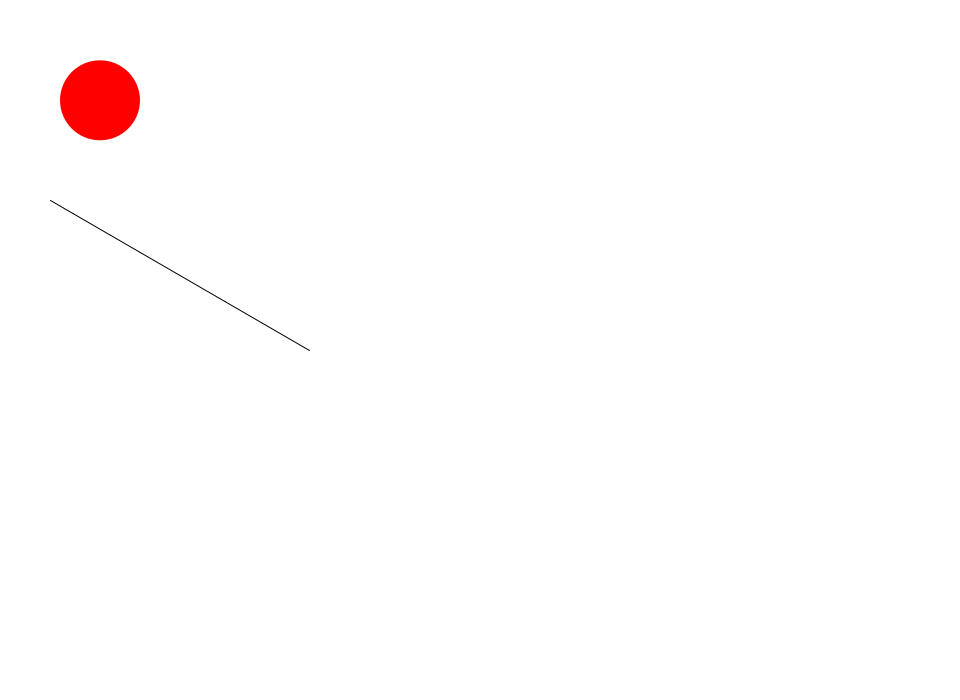
Frame 1 (no input)
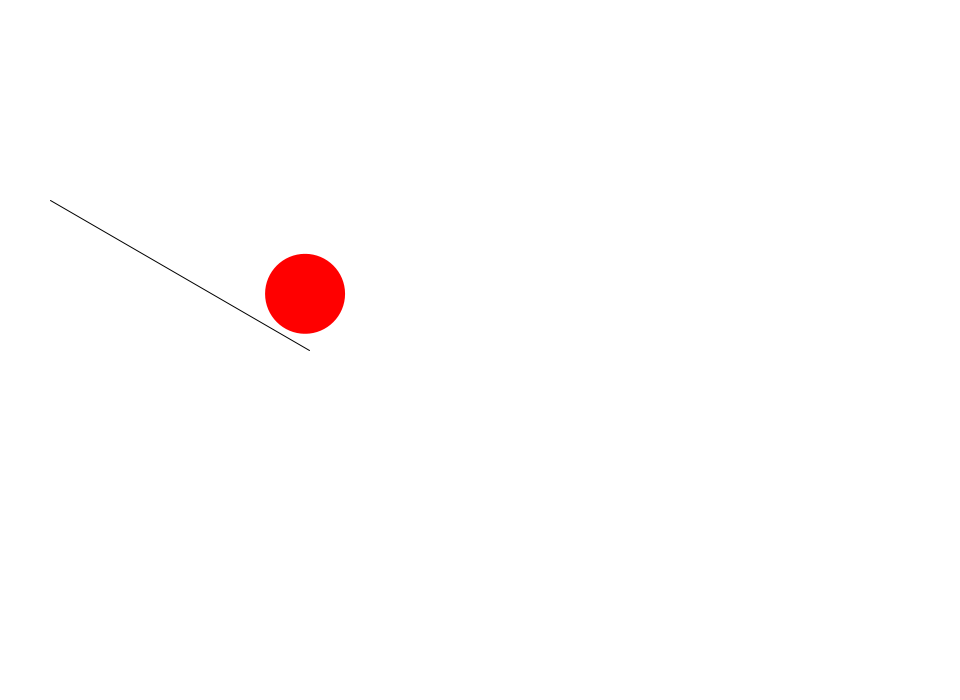
Frame 60 (the mouse pressed at the canvas centre just before this capture)
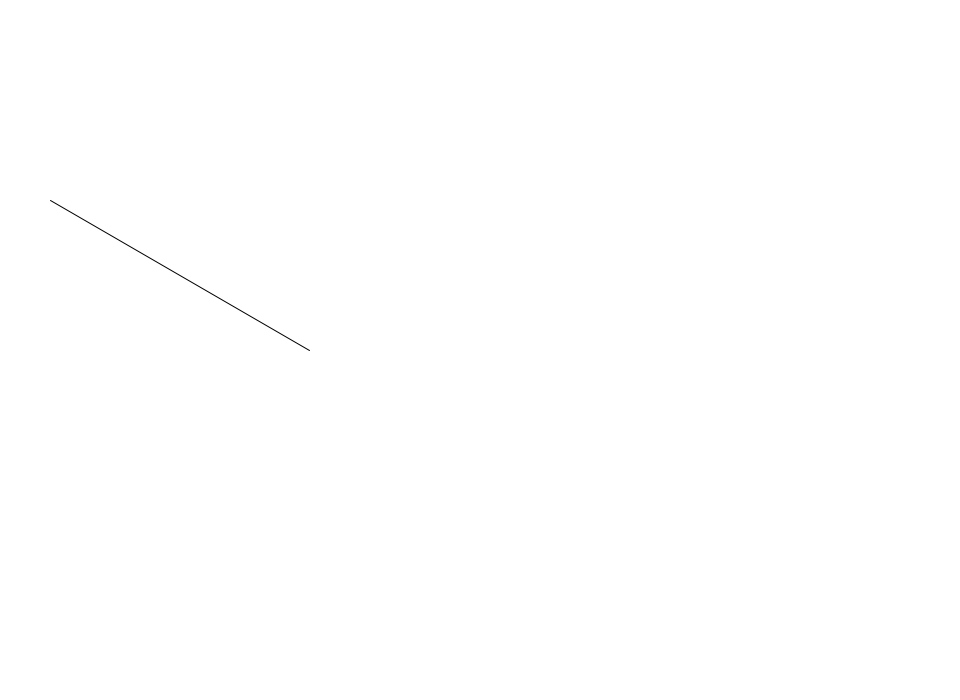
Frame 120 (the mouse held since frame 60 and released just before this capture)

The Processing sketch that drew these frames (run headless with seeded random() and noise(); from frame 60 on, the mouse is pressed at the canvas centre):

// Processing sketch: AngleBounce
// ── AngleBounce.pde
Ball ball;
Line lineObj;
float gravity = 0.3;
float bounce = -0.6;

void setup() {
  size(960, 700);
  frameRate(30);
  initialize();
}

void initialize() {
  smooth();
  noStroke();
  ball = new Ball(40);
  ball.x = 100;
  ball.y = 100;
  ball.setFillColor(color(255, 0, 0));
  
  lineObj = new Line();
  lineObj.setStrokeColor(color(0, 0, 0));
  lineObj.lineTo(300, 0);
  lineObj.x = 50;
  lineObj.y = 200;
  lineObj.rotation = 30;
}

void draw() {
  background(255);

  ball.vy += gravity;
  ball.x += ball.vx;
  ball.y += ball.vy;
  
  float angle = lineObj.rotation * PI / 180;
  float cosine = cos(angle);
  float sine = sin(angle);
  float x1 = ball.x - lineObj.x;
  float y1 = ball.y - lineObj.y;
  float x2 = cosine * x1 + sine * y1;
  float y2 = cosine * y1 - sine * x1;
  float vx1 = cosine * ball.vx + sine * ball.vy;
  float vy1 = cosine * ball.vy - sine * ball.vx;

  if(y2 > -ball.height / 2){
    y2 = -ball.height / 2;
    vy1 *= bounce;
  }
      
  x1 = cosine * x2 - sine * y2;
  y1 = cosine * y2 + sine * x2;
  ball.vx = cosine * vx1 - sine * vy1;
  ball.vy = cosine * vy1 + sine * vx1;
  ball.x = lineObj.x + x1;
  ball.y = lineObj.y + y1;

  lineObj.update();
  noStroke();
  ball.update();
}

////////////////////////////////

class Ball extends Sprite {
  float radius;
  float vx, vy;
  
  Ball(float radius){
    super();
    this.radius = radius;
    width = radius*2;
    height = radius*2;
  }
  
  void draw(){
    if(dist(mouseX, mouseY, x, y) < radius) {
      isRollOver = true;
    }else{
      isRollOver = false;
    }
    ellipse(0, 0, radius*2, radius*2);
  }
}

////////////////////////////////

class Line extends Sprite {
  float toX, toY;
  
  Line() {
  }
  
  Rectangle getBounds() {
    return new Rectangle(x, y, width, height);
  }
  
  void lineTo(float toX, float toY) {
    this.toX = toX;
    this.toY = toY;
    width = toX;
    height = toY;
  }
  
  void draw() {
    line(0, 0, toX, toY);
  }
}

////////////////////////////////

class Rectangle {
  float x, y;
  float width, height; 
  float top, bottom;
  float left, right;
  Point topLeft, bottomRight;
  Point size;
  
  Rectangle(float x, float y, float width, float height) {
    this.x = x;
    this.y = y;
    this.width = width;
    this.height = height;
    top = y;
    bottom = y + height;
    left = x;
    right = x + width;
    topLeft = new Point(x, y);
    bottomRight = new Point(right, bottom);
    size = new Point(width, height);
  }
}

////////////////////////////////

class Sprite {
  float x, y;
  float scaleX, scaleY;
  float width, height;
  float rotation;
  boolean visible;
  color strokeColor;
  color fillColor;
  Boolean isStroke;
  Boolean isFill;
  Boolean isRollOver;
  Boolean locked;
  float xoff, yoff;
 
  Sprite() {
    x = 0.0;
    y = 0.0;
    scaleX = 1.0;
    scaleY = 1.0;
    width = 0;
    height = 0;
    rotation = 0.0;
    strokeColor = color(0);
    fillColor = color(0);
    isStroke = false;
    isFill = false;
    isRollOver = false;
    locked = false;
    visible = true;
  }
  
  void update() {
    if(! visible) return;
    pushMatrix();
    if(locked){
      x = mouseX - xoff;
      y = mouseY - yoff;
    }  
    translate(x, y);
    scale(scaleX, scaleY);
    rotate(rotation * PI / 180.0);
    if(isStroke) stroke(strokeColor);
    if(isFill) fill(fillColor);
    draw();
    popMatrix();
  }
  
  void setStrokeColor(color strokeColor) {
    this.strokeColor = strokeColor;
    isStroke = true;
  }
  
  void setFillColor(color fillColor) {
    this.fillColor = fillColor;
    isFill = true;
  }
  
  void startDrag() {
    if(isRollOver){
      locked = true;
      xoff = mouseX - x;
      yoff = mouseY - y;
    }
  }
  
  void stopDrag() {
    locked = false;
  }
  
  void draw() {}
}

////////////////////////////////

class Point {
  float x, y;
  
  Point(float x, float y) {
    this.x = x;
    this.y = y;
  }
}
